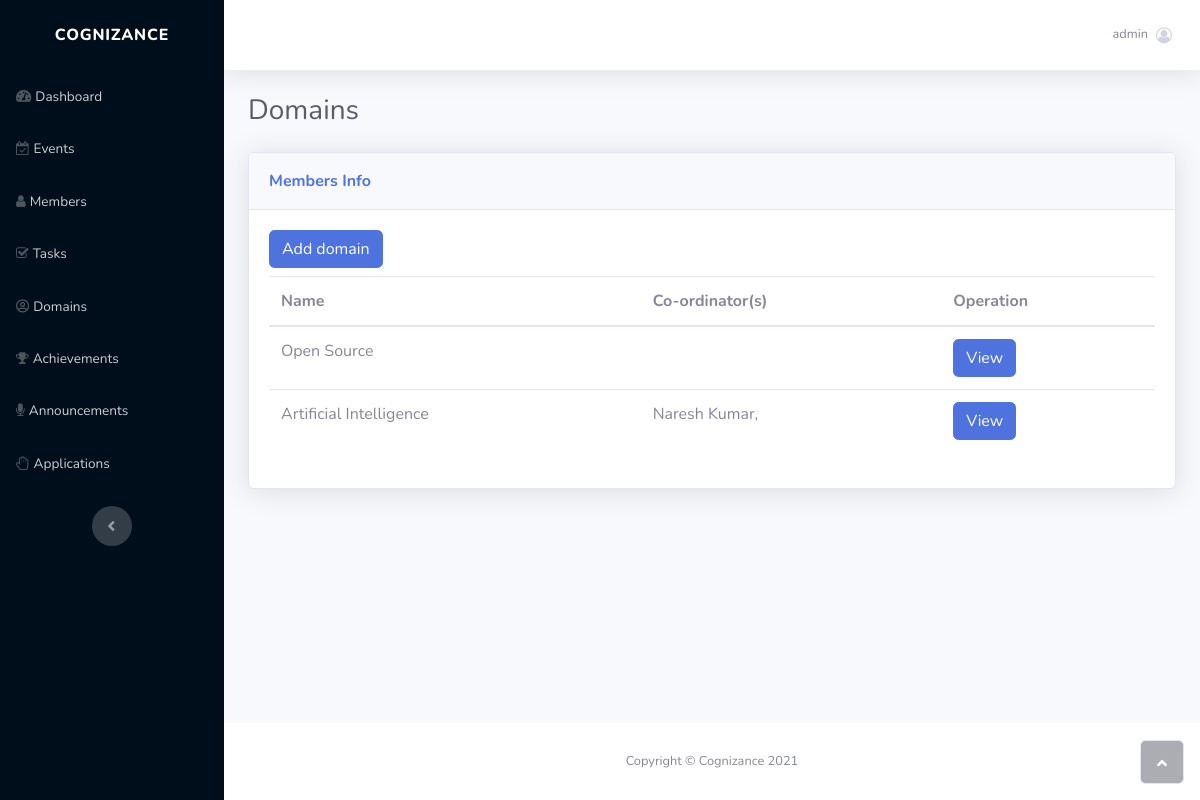
Page /domains/ (signed in) on the earlier database version.
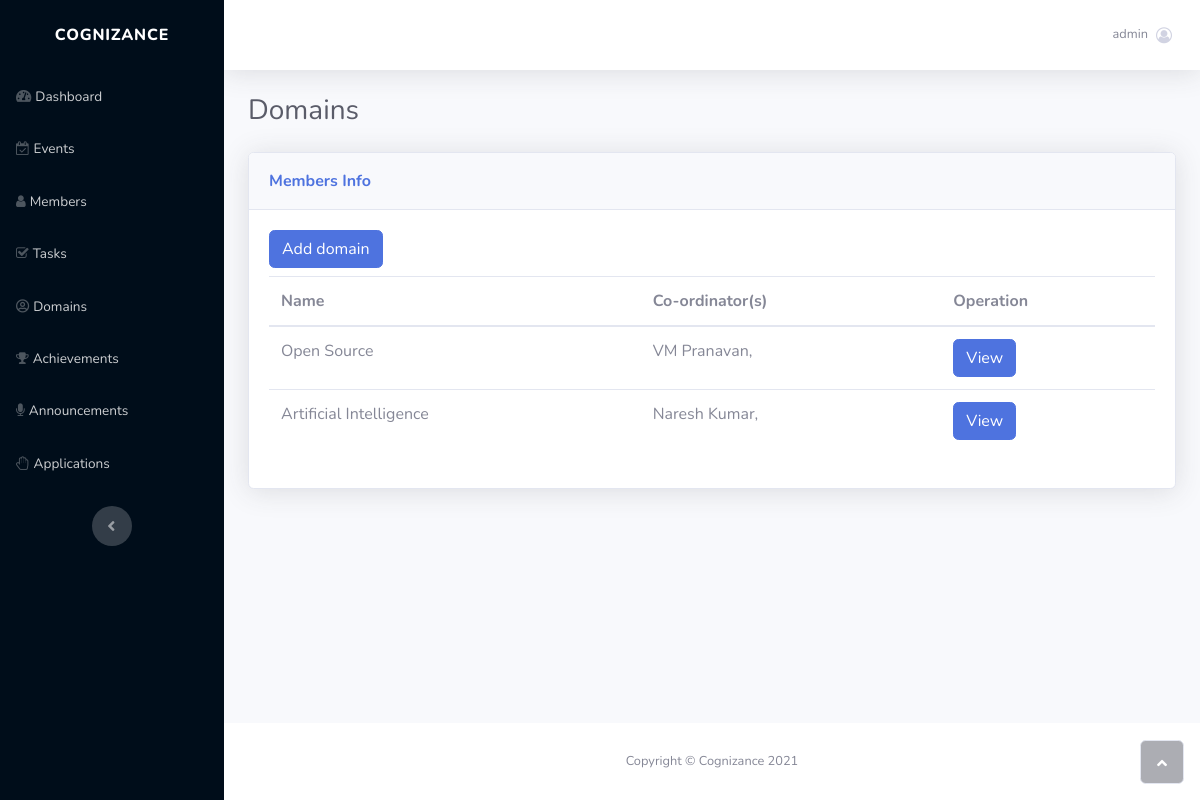
Same page on the later database version.
### panel/models.py (models this page shows, shortened)
class Domain(models.Model):
    name = models.CharField(max_length=50, primary_key=True, default='')
    coordinators = models.ManyToManyField(Member, related_name='coordinators')
    mentors = models.ManyToManyField(Member, related_name='mentors')
    discord_role_id = models.CharField(max_length=50, null=True)

class Member(models.Model):
    years = (
        ('I year', 'I year'),
        ('II year', 'II year'),
        ('III year', 'III year'),
        ('IV year', 'IV year'),
    )
    first_name = models.CharField(max_length=100, null=True)
    last_name = models.CharField(max_length=100, null=True)
    academic_year = models.CharField(choices=years, max_length=100, null=True)
    discord_id = models.CharField(max_length=50, null=True)
    github_username = models.CharField(max_length=200, primary_key=True, default='')
    department = models.ForeignKey(Department, on_delete=models.CASCADE)
    email = models.EmailField(null=True)
    join_date = models.DateTimeField(auto_now_add=True)
    role = models.ForeignKey(Role, on_delete=models.CASCADE)
    positions = models.ManyToManyField(Position)
    phone = models.CharField(max_length=200, null=True)

### panel/views.py (the view)
# urls.py: path('domains/', domains, name='domains'),
@login_required(login_url='login')
def domains(request):
    domains = Domain.objects.all()
    data = {
        'domains': domains
    }
    return render(request, 'panel/domains.html', data)

### panel/templates/panel/domains.html (shortened to what the changed rows need)
{% load static %}
<!DOCTYPE html>
<html>
<head>
    <link rel="stylesheet" href="{% static 'bootstrap/css/bootstrap.min.css' %}">
    <link rel="stylesheet" href="https://use.fontawesome.com/releases/v5.12.0/css/all.css">
    <link rel="stylesheet" href="https://cdnjs.cloudflare.com/ajax/libs/font-awesome/4.7.0/css/font-awesome.min.css">
    <link rel="stylesheet" href="https://cdnjs.cloudflare.com/ajax/libs/ionicons/2.0.1/css/ionicons.min.css">
    <link rel="stylesheet" href="{% static 'fonts/fontawesome5-overrides.min.css' %}">
</head>
<body id="page-top">
    <div id="wrapper">
        <div class="d-flex flex-column" id="content-wrapper">
            <div id="content">
                <div class="container-fluid">
                    <div class="card shadow">
                        <div class="card-body"><button class="btn btn-primary" type="button">Add domain</button>
                            <div class="table-responsive table mt-2" id="dataTable" role="grid" aria-describedby="dataTable_info">
                                <table class="table my-0" id="dataTable">
                                    <thead>
                                        <tr>
                                            <th>Name</th>
                                            <th>Co-ordinator(s)</th>
                                            <th>Operation</th>
                                        </tr>
                                    </thead>
                                    <tbody>
                                        {% for domain in domains %}
                                            <tr>
                                                <td>{{domain.name}}</td>
                                                <td>
                                                {% for co in domain.coordinators.all %}
                                                {{co.first_name}} {{co.last_name}},
                                                {% endfor %}
                                                </td>
                                                <td><button class="btn btn-primary" type="button">View</button></td>
                                            </tr>
                                        {% endfor %}
                                    </tbody>
                                </table>
                            </div>
                        </div>
                    </div>
                </div>
            </div>
        </div><a class="border rounded d-inline scroll-to-top" href="#page-top"><i class="fas fa-angle-up"></i></a>
    </div>
</body>
</html>

Differences in the rows shown:
added Member: first_name "VM", last_name "Pranavan", shown under Domain "Open Source"
